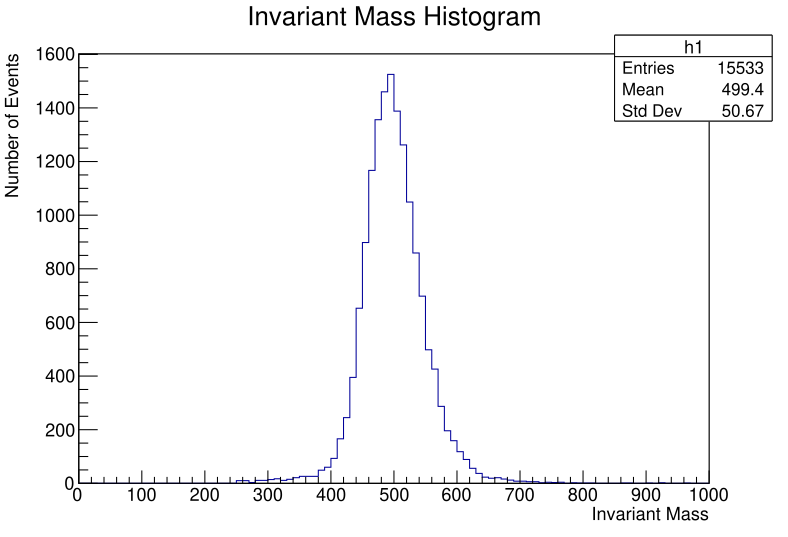

This figure's Python source:
import ROOT

fp = 'muons.txt'
m1string = ''
m2string = ''
allValuesCorrect = False

# create file, histogram, canvas
file = ROOT.TFile('output.root', 'RECREATE')
h1 = ROOT.TH1F('h1', 'Invariant Mass Histogram', 100, 0, 1000)
c1 = ROOT.TCanvas('c1', 'histogram')

# set directory and labels of histogram
h1.SetDirectory(file)
h1.GetXaxis().SetTitle('Invariant Mass')
h1.GetYaxis().SetTitle('Number of Events')

def calculateInvariantMass(muon1, muon2):
    #add the muons
    newParticle = muon1 + muon2

    # return mass of new particle
    return (newParticle.M())

# open file
with open(fp) as file:
    # enumerate line-by-line through file
    for i, line in enumerate(file):
        if line.startswith('Run'):  # find identifier line for specific event
            identifier = line.strip()
            currentLine = i
            allValuesCorrect = False
        elif i == currentLine + 2:  # muon 1
            m1string = line
        elif i == currentLine + 3:  # muon 2
            m2string = line
        elif i == currentLine + 4:  # to negate the extra line
            allValuesCorrect = True

        # instantiate values as type float
        if allValuesCorrect:
            split_m1 = m1string.split(' ')
            m1pt = float(split_m1[2])
            m1eta = float(split_m1[3])
            m1phi = float(split_m1[4])
            m1mass = float(split_m1[5])

            split_m2 = m2string.split(' ')
            m2pt = float(split_m2[2])
            m2eta = float(split_m2[3])
            m2phi = float(split_m2[4])
            m2mass = float(split_m2[5])

            # instantiate TLorentzObjects
            muon1 = ROOT.TLorentzVector()
            muon2 = ROOT.TLorentzVector()

            muon1.SetPtEtaPhiM(m1pt, m1eta, m1phi, m1mass)
            muon2.SetPtEtaPhiM(m2pt, m2eta, m2phi, m2mass)

            # plot invariant mass on histogram
            h1.Fill(calculateInvariantMass(muon1, muon2))

# draw and write histogram to file
h1.Draw()
c1.Update()
h1.Write()
